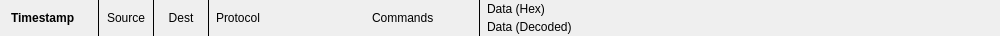
<?xml version="1.0" encoding="UTF-8"?>
<ui version="4.0">
 <class>BusMonitorLine</class>
 <widget class="QWidget" name="BusMonitorLine">
  <property name="geometry">
   <rect>
    <x>0</x>
    <y>0</y>
    <width>1000</width>
    <height>30</height>
   </rect>
  </property>
  <property name="sizePolicy">
   <sizepolicy hsizetype="Fixed" vsizetype="Preferred">
    <horstretch>0</horstretch>
    <verstretch>0</verstretch>
   </sizepolicy>
  </property>
  <property name="minimumSize">
   <size>
    <width>0</width>
    <height>0</height>
   </size>
  </property>
  <property name="maximumSize">
   <size>
    <width>16777215</width>
    <height>16777215</height>
   </size>
  </property>
  <property name="windowTitle">
   <string>Form</string>
  </property>
  <layout class="QHBoxLayout" name="horizontalLayout">
   <property name="topMargin">
    <number>0</number>
   </property>
   <property name="bottomMargin">
    <number>0</number>
   </property>
   <item>
    <widget class="QLabel" name="label_timestamp">
     <property name="minimumSize">
      <size>
       <width>80</width>
       <height>0</height>
      </size>
     </property>
     <property name="maximumSize">
      <size>
       <width>80</width>
       <height>16777215</height>
      </size>
     </property>
     <property name="font">
      <font>
       <bold>true</bold>
      </font>
     </property>
     <property name="text">
      <string>Timestamp</string>
     </property>
    </widget>
   </item>
   <item>
    <widget class="Line" name="line">
     <property name="frameShadow">
      <enum>QFrame::Plain</enum>
     </property>
     <property name="orientation">
      <enum>Qt::Vertical</enum>
     </property>
    </widget>
   </item>
   <item>
    <widget class="QLabel" name="label_source">
     <property name="minimumSize">
      <size>
       <width>40</width>
       <height>0</height>
      </size>
     </property>
     <property name="maximumSize">
      <size>
       <width>40</width>
       <height>16777215</height>
      </size>
     </property>
     <property name="text">
      <string>Source</string>
     </property>
     <property name="alignment">
      <set>Qt::AlignCenter</set>
     </property>
    </widget>
   </item>
   <item>
    <widget class="Line" name="line_2">
     <property name="frameShadow">
      <enum>QFrame::Plain</enum>
     </property>
     <property name="orientation">
      <enum>Qt::Vertical</enum>
     </property>
    </widget>
   </item>
   <item>
    <widget class="QLabel" name="label_destination">
     <property name="minimumSize">
      <size>
       <width>40</width>
       <height>0</height>
      </size>
     </property>
     <property name="maximumSize">
      <size>
       <width>40</width>
       <height>16777215</height>
      </size>
     </property>
     <property name="text">
      <string>Dest</string>
     </property>
     <property name="alignment">
      <set>Qt::AlignCenter</set>
     </property>
    </widget>
   </item>
   <item>
    <widget class="Line" name="line_3">
     <property name="frameShadow">
      <enum>QFrame::Plain</enum>
     </property>
     <property name="orientation">
      <enum>Qt::Vertical</enum>
     </property>
    </widget>
   </item>
   <item>
    <widget class="QLabel" name="label_protocol">
     <property name="minimumSize">
      <size>
       <width>150</width>
       <height>0</height>
      </size>
     </property>
     <property name="maximumSize">
      <size>
       <width>150</width>
       <height>16777215</height>
      </size>
     </property>
     <property name="text">
      <string>Protocol</string>
     </property>
    </widget>
   </item>
   <item>
    <widget class="QLabel" name="label_command">
     <property name="minimumSize">
      <size>
       <width>100</width>
       <height>0</height>
      </size>
     </property>
     <property name="maximumSize">
      <size>
       <width>100</width>
       <height>16777215</height>
      </size>
     </property>
     <property name="text">
      <string>Commands</string>
     </property>
    </widget>
   </item>
   <item>
    <widget class="Line" name="line_4">
     <property name="frameShadow">
      <enum>QFrame::Plain</enum>
     </property>
     <property name="orientation">
      <enum>Qt::Vertical</enum>
     </property>
    </widget>
   </item>
   <item>
    <layout class="QVBoxLayout" name="verticalLayout">
     <property name="spacing">
      <number>4</number>
     </property>
     <property name="topMargin">
      <number>2</number>
     </property>
     <property name="bottomMargin">
      <number>2</number>
     </property>
     <item>
      <widget class="QLabel" name="label_data">
       <property name="text">
        <string>Data (Hex)</string>
       </property>
      </widget>
     </item>
     <item>
      <widget class="QLabel" name="label_decoded">
       <property name="text">
        <string>Data (Decoded)</string>
       </property>
      </widget>
     </item>
    </layout>
   </item>
  </layout>
 </widget>
 <resources/>
 <connections/>
</ui>
